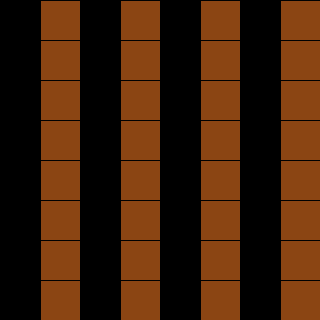
Frame 1 (no input)
Frame 60 (the mouse pressed at the canvas centre just before this capture): identical to frame 1, image omitted
Frame 120 (the mouse held since frame 60 and released just before this capture): identical to frame 1, image omitted

The Processing sketch that drew this single still picture (run headless with seeded random() and noise(); from frame 60 on, the mouse is pressed at the canvas centre):

// Processing sketch: Task6
// ── Task6.pde
int[][] board = new int[8][8]; //6a

void setup(){
  size(320, 320);
  //6b
  for (int i = 0; i < board.length; i++){
    for (int j = 0; j < board.length; j++){
      board[i][j] = j % 2;
    }
  }
}

//6c

void draw(){
  for (int i = 0; i < board.length; i++){
    for (int j = 0; j < board.length; j++){
      if (board[i][j] == 0){
        fill(0);
      } else{
        fill(139,69,19);
      }
      rect(j * 40, i * 40, 40, 40);
    }
  }
}
